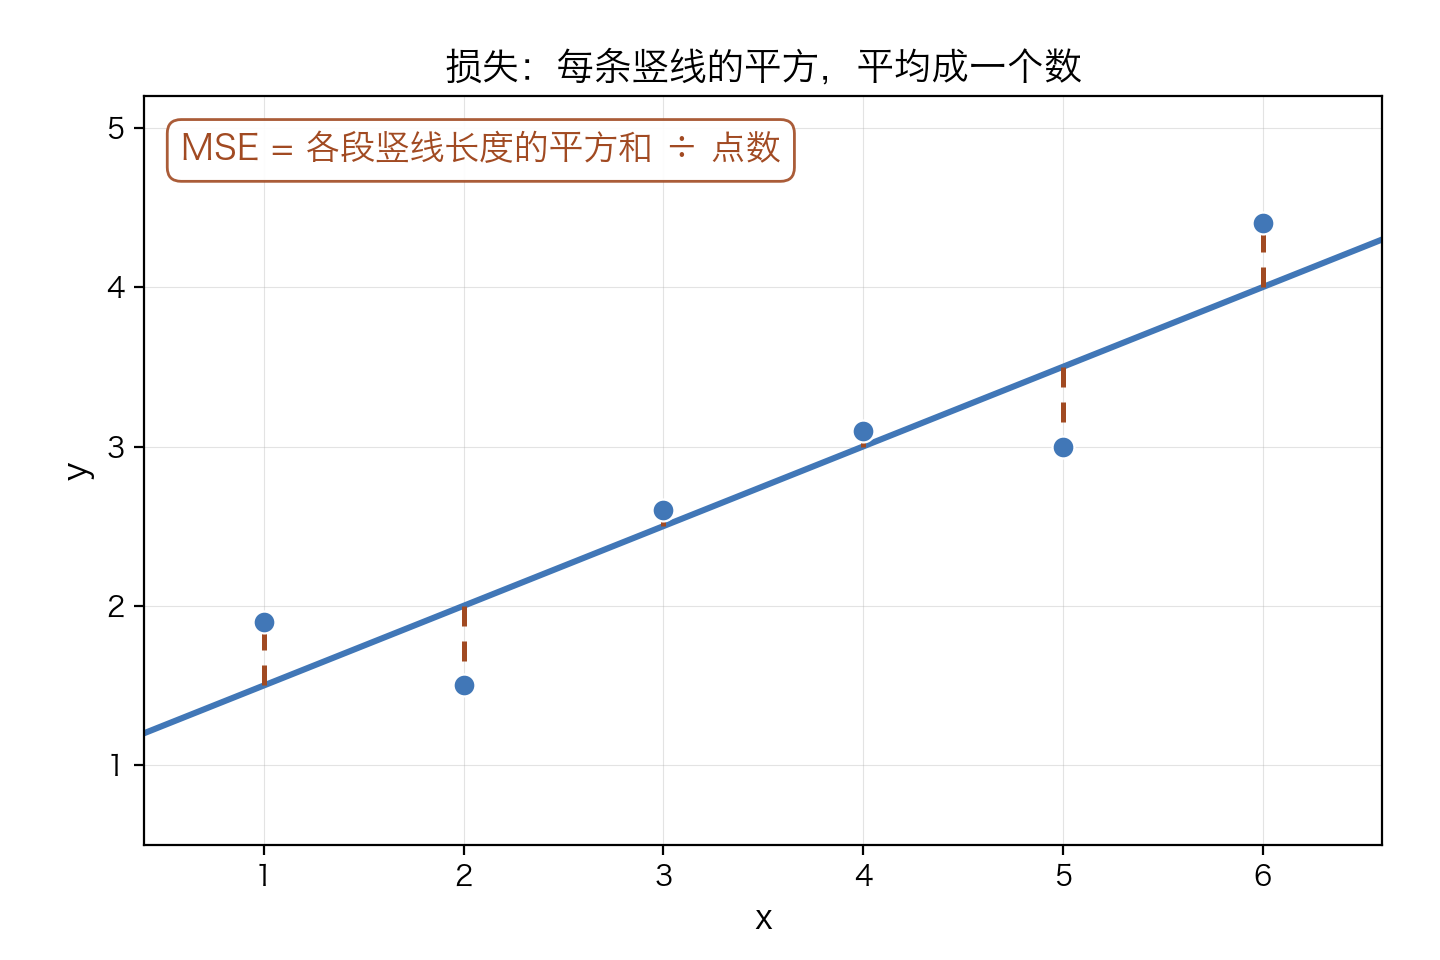

Source code (Python):
# 第 3 讲配图 2：残差几何（用于"损失：MSE"页）
# 数据：手工布置的 6 个点（教学数字必须可手算，故不用随机数；示意数据）
#   基准直线 y0 = 0.5x + 1，x = 1..6  ->  y0 = [1.5, 2, 2.5, 3, 3.5, 4]
#   噪声 ε = [0.4, -0.5, 0.1, 0.1, -0.5, 0.4]（对称布置：Σε = 0 且 Σ(x-x̄)ε = 0）
#   -> y = [1.9, 1.5, 2.6, 3.1, 3.0, 4.4]
#
# 教学数字手算验证：
#   x̄ = (1+2+3+4+5+6)/6 = 3.5，ȳ = (1.9+1.5+2.6+3.1+3.0+4.4)/6 = 16.5/6 = 2.75
#   最小二乘斜率 = Σ(x-x̄)(y-ȳ) / Σ(x-x̄)² = 8.75 / 17.5 = 0.5
#   截距 = ȳ - 0.5×x̄ = 2.75 - 1.75 = 1  ->  拟合线恰为 ŷ = 0.5x + 1
#   各点残差 y - ŷ = [0.4, -0.5, 0.1, 0.1, -0.5, 0.4]
#   MSE = (0.16 + 0.25 + 0.01 + 0.01 + 0.25 + 0.16) / 6 = 0.84 / 6 = 0.14
from pathlib import Path

import matplotlib.pyplot as plt
import numpy as np

# 中文字体（照抄 03a-gradient-descent.ipynb cell#8）：macOS PingFang SC + 回退链
plt.rcParams["font.sans-serif"] = ["PingFang SC", "Hiragino Sans GB", "Microsoft YaHei",
                                   "Arial Unicode MS", "DejaVu Sans"]
plt.rcParams["axes.unicode_minus"] = False

BLUE, ORANGE = "#4177b7", "#a14a22"

x = np.arange(1, 7, dtype=float)
y = np.array([1.9, 1.5, 2.6, 3.1, 3.0, 4.4])

# 复核：最小二乘解应恰为 0.5, 1.0（手算见文件头注释）
slope, intercept = np.polyfit(x, y, 1)
print(f"复核最小二乘: slope={slope:.4f} (应为0.5), intercept={intercept:.4f} (应为1)")

fig, ax = plt.subplots(figsize=(7.2, 4.8))
fig.subplots_adjust(left=0.10, right=0.96, top=0.90, bottom=0.12)

xs = np.array([0.4, 6.6])
ax.plot(xs, 0.5 * xs + 1, color=BLUE, lw=2.2, zorder=2)

# 每个点到直线的竖直残差线段（橙色竖虚线）
ax.vlines(x, 0.5 * x + 1, y, color=ORANGE, lw=1.8, linestyle=(0, (4, 3)), zorder=2)

ax.scatter(x, y, s=62, color=BLUE, edgecolors="white", linewidths=0.8, zorder=3)

# 角落文字框（MSE 定义：各段竖线长度的平方和 ÷ 点数）
ax.text(0.03, 0.95, "MSE = 各段竖线长度的平方和 ÷ 点数",
        transform=ax.transAxes, fontsize=12.5, color=ORANGE, va="top",
        bbox=dict(boxstyle="round,pad=0.4", fc="white", ec=ORANGE, lw=1.0, alpha=0.9))

ax.grid(True, lw=0.4, alpha=0.35)
ax.set_xlabel("x", fontsize=12)
ax.set_ylabel("y", fontsize=12)
ax.set_title("损失：每条竖线的平方，平均成一个数", fontsize=13.5)
ax.set_xlim(0.4, 6.6)
ax.set_ylim(0.5, 5.2)

out = Path(__file__).with_name("ch3-residuals.png")
fig.savefig(out, dpi=200, facecolor="white")
print("saved:", out)
